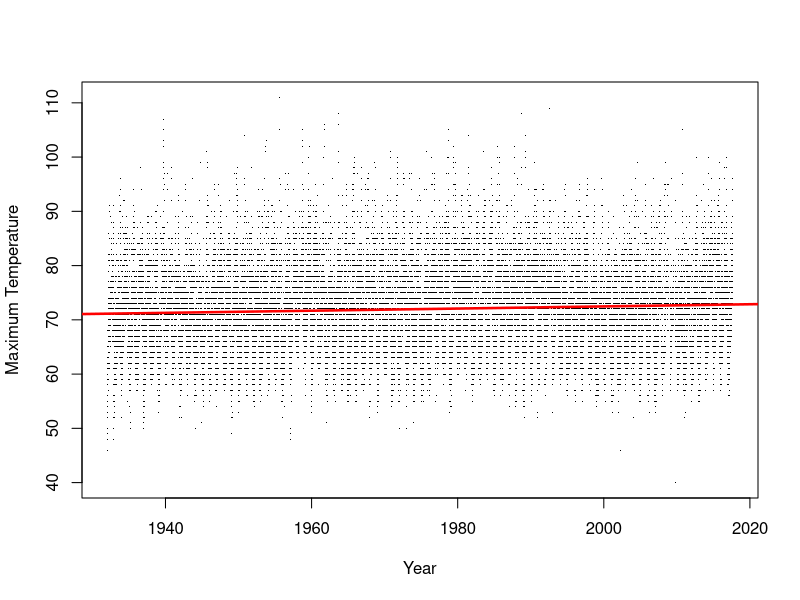
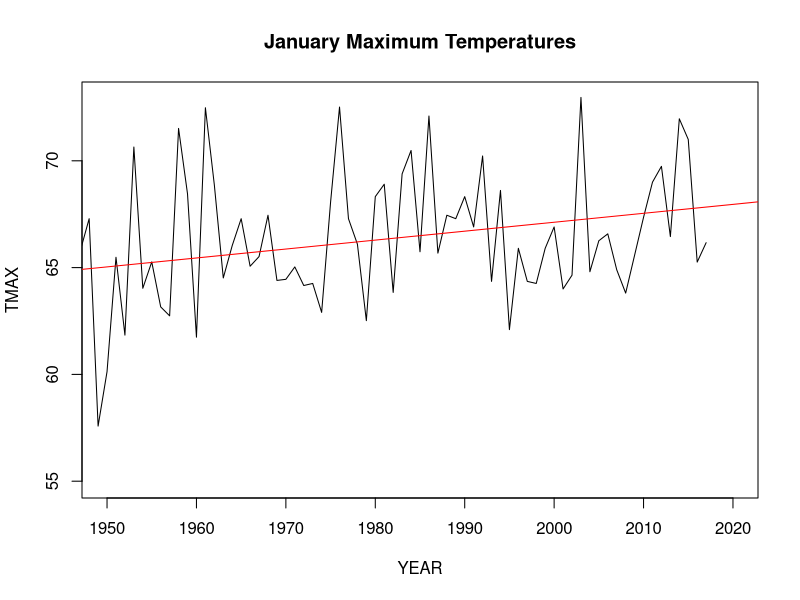
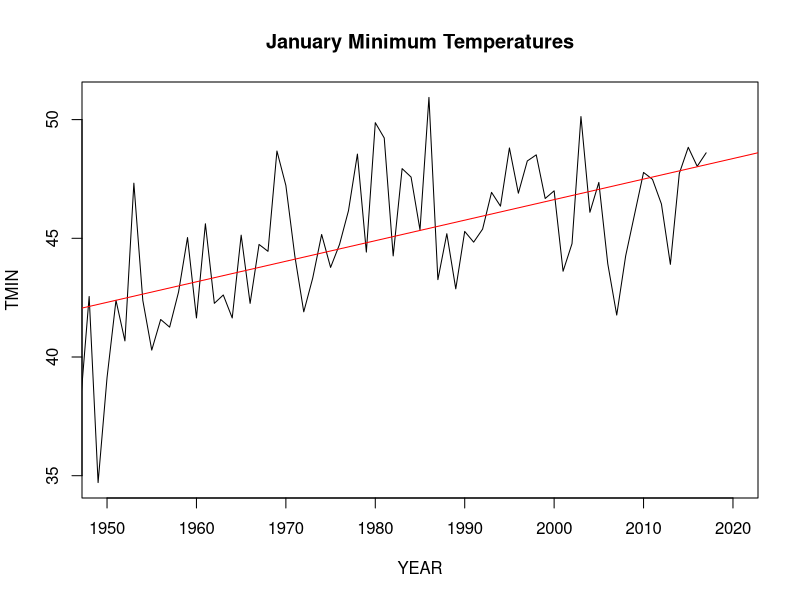

These charts were generated, in order, by the following R code:
## ---- chunk 1
knitr::opts_chunk$set(echo =TRUE)
climate_data <- read.csv("ally_tor.csv") 

strDates <- as.character(climate_data$DATE)
head(strDates)
climate_data$NewDate <- as.Date(strDates, "%m/%d/%Y")
#str(climate_data)


## ---- chunk 2

plot(TMAX~NewDate, climate_data, pch=".", ylab="Maximum Temperature", xlab= "Year")
climate_data.lm <- lm(TMAX~NewDate, climate_data)
abline(coef(climate_data.lm), col='red', lwd=2.5)
#summary(climate_data.lm)

## ---- chunk 3
climate_data$Month = format(as.Date(climate_data$NewDate), format = "%m") 
climate_data$Year = format(climate_data$NewDate, format="%Y")
MonthlyTMAXMean = aggregate(TMAX ~ Month + Year, climate_data, mean)

MonthlyTMAXMean$YEAR = as.numeric(MonthlyTMAXMean$Year) 
MonthlyTMAXMean$MONTH = as.numeric(MonthlyTMAXMean$Month) 
#str(MonthlyTMAXMean)

MonthlyTMAXSD = aggregate(TMAX ~ Month + Year, climate_data, sd)
MonthlyTMAXSD$YEAR = as.numeric(MonthlyTMAXSD$Year) 
MonthlyTMAXSD$MONTH = as.numeric(MonthlyTMAXSD$Month) 
MonthlyTMAXSD$NewDate = MonthlyTMAXSD$YEAR + (MonthlyTMAXSD$MONTH - 1)/12
#head(MonthlyTMAXSD)

#plot(MonthlyTMAXMean$TMAX, ty='l')

#plot(MonthlySD£TMAX, ty='l')
plot(TMAX~YEAR, data=MonthlyTMAXMean[MonthlyTMAXMean$Month=="01",], ty='l', main = "January Maximum Temperatures",  xlim=c(1950, 2020))
January.lm <- lm(TMAX~YEAR,data=MonthlyTMAXMean[MonthlyTMAXMean$Month=="01",])

#summary(January.lm)

abline(coef(January.lm), col="red")

## ---- chunk 4
MonthlyTMINMean = aggregate(TMIN ~ Month + Year, climate_data, mean)
MonthlyTMINMean$YEAR = as.numeric(MonthlyTMINMean$Year)

MonthlyTMINMean$YEAR = as.numeric(MonthlyTMINMean$Year)
MonthlyTMINMean$MONTH = as.numeric(MonthlyTMINMean$Month)
#head(MonthlyTMINMean)
#plot(MonthlyTMINMean$TMIN, ty='l')

#plot(MonthlyTMINMean$TMN, ty='l')

#plot(MonthlySD£TMIN, ty='l')
plot(TMIN~YEAR, data=MonthlyTMINMean[MonthlyTMINMean$Month=="01",], ty='l', main = "January Minimum Temperatures", xlim=c(1950, 2020))
January.lm <- lm(TMIN~YEAR,data=MonthlyTMINMean[MonthlyTMINMean$Month=="01",])

#summary(January.lm)
abline(coef(January.lm), col="red")

